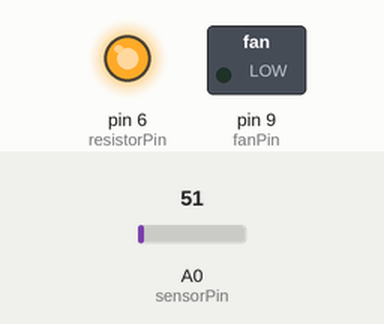
Recording of a sketch running on a simulated Arduino Uno, built with avr-gcc and run on an emulated ATmega328P. Shown: switched loads named in the sketch (green lamp = pin HIGH), output pins drawn as LEDs (lit = HIGH). The inputs (shaded band) are chosen by the test bench; at power-on: A0 (sensorPin) = 51. What the sketch prints to the serial monitor is not drawn.

Above: at 0.1 s.
Timing chart, 0 to 1.6 s (numbered marks = the images above):
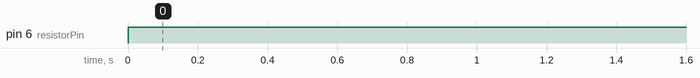

Measured:
- by itself, pin 6 (resistorPin): LOW → HIGH at 0.00 s

The sketch:

modelagem.ino
```cpp
// Definir os pinos do sensor, do ventilador e do sensor de RPM
const int sensorPin = A0;
const int fanPin = 9;
const int rpmPin = 2;
const int resistorPin = 6;

// Função para ler a temperatura do sensor LM35
float readTemperature() {
  int sensorValue = analogRead(sensorPin);   // Lê o valor analógico do sensor
  float voltage = sensorValue * (5.0 / 1023.0); // Converte para tensão
  float temperatureC = voltage * 100;       // Converte tensão para temperatura em Celsius (LM35)
  return temperatureC;
}

// Função para mapear a temperatura para o valor de PWM
int mapTemperatureToPWM(float temperature) {
  // Define os limites de temperatura
  float minTemp = 15.0; // Temperatura mínima para ligar o ventilador
  float maxTemp = 18.0; // Temperatura máxima para PWM 255

  // Mapeia a temperatura para o intervalo de 0 a 255
  int pwmValue = map(temperature, minTemp, maxTemp, 0, 255);

  // Garante que o valor de PWM esteja no intervalo permitido
  pwmValue = constrain(pwmValue, 0, 255);

  return pwmValue;
}

// Função para definir manualmente o PWM baseado na temperatura
int pwmmanual(float temperature) {
  int pwmValue;

  if (temperature >= 23) {
    pwmValue = 0;
  } else if (temperature >=21 && temperature < 23) {
    pwmValue = 125;
  } else if (temperature <21){
    pwmValue = 255; // Pode ajustar conforme necessário
  }

  return pwmValue;
}

void setup() {
  // Inicia a comunicação serial
  Serial.begin(9600);


  // Define o pino do ventilador como saída
  pinMode(fanPin, OUTPUT);

  // Define o pino do sensor de RPM como entrada
  pinMode(rpmPin, INPUT_PULLUP);
}

void loop() {
  // Lê a temperatura atual
  float temperature = readTemperature();

  // Converte a temperatura para um valor de PWM


  //int pwmValue = mapTemperatureToPWM(temperature);
  int pwmValue = pwmmanual(255);

  // Define o PWM do ventilador
  analogWrite(fanPin, pwmValue);
  analogWrite(resistorPin, 255);
  // Obtém a velocidade do ventilador em RPM


  // Imprime a temperatura no console serial

  Serial.println(temperature);


  // Espera um pouco antes da próxima leitura
  delay(1000);
}
```
